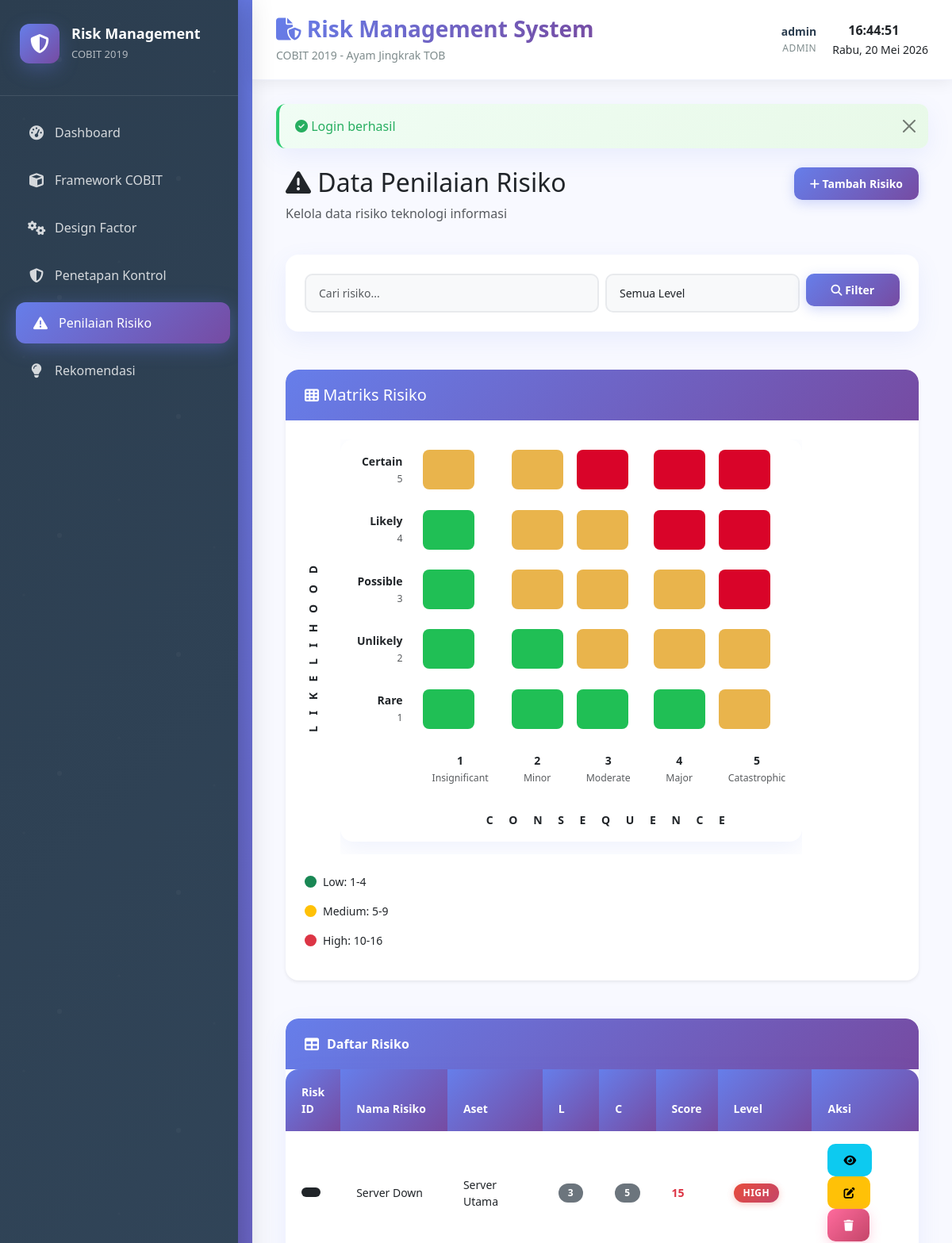
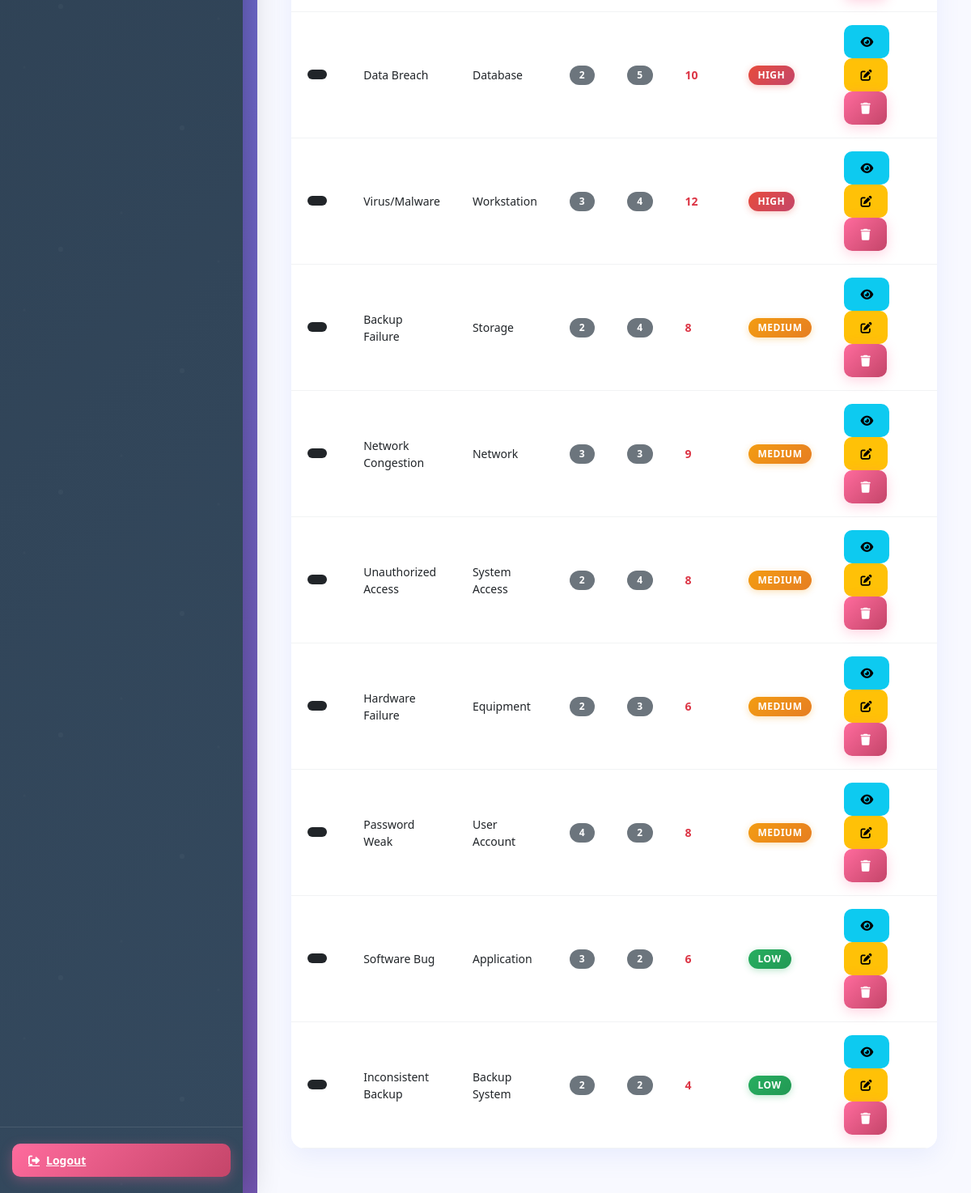
/index.php?page=risiko (signed in), run on the app's committed database (2 pictures, top to bottom).
### tables this page shows
CREATE TABLE IF NOT EXISTS `risiko` (
    `id` INT PRIMARY KEY AUTO_INCREMENT,
    `nama_risiko` VARCHAR(255) NOT NULL,
    `aset` VARCHAR(100) NOT NULL,
    `deskripsi` TEXT NOT NULL,
    `likelihood` INT NOT NULL CHECK(likelihood BETWEEN 1 AND 5),
    `impact` INT NOT NULL CHECK(impact BETWEEN 1 AND 5),
    `risk_score` INT NOT NULL,
    `level_risiko` ENUM('Extreme', 'High', 'Medium', 'Low') NOT NULL,
    `created_at` TIMESTAMP DEFAULT CURRENT_TIMESTAMP,
    `updated_at` TIMESTAMP DEFAULT CURRENT_TIMESTAMP ON UPDATE CURRENT_TIMESTAMP,
    INDEX `idx_level` (`level_risiko`),
    INDEX `idx_aset` (`aset`)
);

### app/controllers/RisikoController.php (called while the page is built, shortened)
<?php
class RisikoController extends Controller {
    private $risikoModel;
    public function __construct() {
        $this->risikoModel = new Risiko();
    }
    public function index() {
        $search = $_GET['search'] ?? '';
        $level = $_GET['level'] ?? '';
        if (!empty($search)) {
            $risikList = $this->risikoModel->search($search);
        } elseif (!empty($level)) {
            $risikList = $this->risikoModel->getByLevel($level);
        } else {
            $risikList = $this->risikoModel->getAll();
        }
        $flash = $this->getFlash();
        $data = [
            'risikoList' => $risikList,
            'search' => $search,
            'level' => $level,
            'flash' => $flash
        ];
        $this->view('risiko/index', $data);
    }
}
?>

### index.php (called while the page is built, shortened)
<?php
require_once 'config/database.php';
require_once 'app/models/Database.php';
require_once 'app/controllers/RisikoController.php';
App::route();

### app/models/Database.php (called while the page is built, shortened)
<?php
class Database {
    private $conn;
    public function __construct() {
        $this->conn = new mysqli(DB_HOST, DB_USER, DB_PASS, DB_NAME, DB_PORT);
        $this->conn->set_charset("utf8mb4");
    }
    public function query($sql) {
        return $this->conn->query($sql);
    }
    public function fetchAll($sql) {
        $result = $this->query($sql);
        $data = [];
        while ($row = $result->fetch_assoc()) {
            $data[] = $row;
        }
        return $data;
    }
}
?>

### app/models/Model.php (called while the page is built, shortened)
<?php
abstract class Model {
    protected $db;
    protected $table;
    public function __construct() {
        $this->db = new Database();
    }
    public function getAll() {
        $sql = "SELECT * FROM " . $this->table . " ORDER BY id ASC";
        return $this->db->fetchAll($sql);
    }
}
?>

### app/views/risiko/index.php (the view, shortened to what this page needs)
<div class="container-fluid">
    <div class="row mb-4">
        <div class="col-md-9">
            <h2><i class="fas fa-exclamation-triangle"></i> Data Penilaian Risiko</h2>
            <p class="text-muted">Kelola data risiko teknologi informasi</p>
        </div>
        <div class="col-md-3 text-end">
            <?php if ($_SESSION['user']['role'] === 'admin'): ?>
                <a href="index.php?page=risiko&action=create" class="btn btn-primary">
                    <i class="fas fa-plus"></i> Tambah Risiko
                </a>
            <?php endif; ?>
        </div>
    </div>
    <div class="row mb-4">
        <div class="col-md-12">
            <div class="card">
                <div class="card-body">
                    <form method="GET" class="row g-2" action="index.php">
                        <div class="col-md-6">
                            <input type="text" class="form-control" name="search" placeholder="Cari risiko..." value="<?php echo htmlspecialchars($search); ?>">
                        </div>
                        <div class="col-md-4">
                            <select class="form-control" name="level">
                                <option value="">Semua Level</option>
                            </select>
                        </div>
                        <div class="col-md-2">
                            <button type="submit" class="btn btn-primary w-100">
                                <i class="fas fa-search"></i> Filter
                            </button>
                        </div>
                    </form>
                </div>
            </div>
        </div>
    </div>
    <div class="row mb-4">
        <div class="col-md-12">
            <div class="card border-0 shadow-sm">
                <div class="card-header bg-white">
                    <h5 class="mb-0">
                        <i class="fas fa-th"></i>
                        Matriks Risiko
                    </h5>
                </div>
                <div class="card-body">
                    <div class="d-flex align-items-center gap-4 flex-wrap">
                        <div class="vertical-text">
                            L I K E L I H O O D
                        </div>
                        <div class="table-responsive">
                            <table class="table border-0 text-center align-middle matrix-table">
                                <tbody>
                                    <?php
                                    $likelihoodLabel = [
                                        5 => 'Certain',
                                        4 => 'Likely',
                                        3 => 'Possible',
                                        2 => 'Unlikely',
                                        1 => 'Rare'
                                    ];
                                    $impactLabel = [
                                        1 => 'Insignificant',
                                        2 => 'Minor',
                                        3 => 'Moderate',
                                        4 => 'Major',
                                        5 => 'Catastrophic'
                                    ];
                                    ?>
                                    <?php for ($l = 5; $l >= 1; $l--): ?>
                                        <tr>
                                            <td class="border-0 pe-3 text-end">
                                                <div class="fw-bold">
                                                    <?php echo $likelihoodLabel[$l]; ?>
                                                </div>
                                                <small class="text-muted">
                                                    <?php echo $l; ?>
                                                </small>
                                            </td>
                                            <?php for ($i = 1; $i <= 5; $i++): ?>
                                                <?php
                                                $score = $l * $i;
                                                if ($score >= 15) {
                                                    $bg = '#d90429';
                                                    $text = 'white';
                                                } elseif ($score >= 5) {
                                                    $bg = '#e9b44c';
                                                    $text = 'black';
                                                } else {
                                                    $bg = '#20bf55';
                                                    $text = 'white';
                                                }
                                                ?>
                                                <td class="border-0 p-2">
                                                    <div class="matrix-box"
                                                        style="
                                                        background: <?php echo $bg; ?>;
                                                        color: <?php echo $text; ?>;
                                                    ">
                                                    </div>
                                                </td>
                                            <?php endfor; ?>
                                        </tr>
                                    <?php endfor; ?>
                                    <tr>
                                        <td class="border-0"></td>
                                        <?php for ($i = 1; $i <= 5; $i++): ?>
                                            <td class="border-0 text-center">
                                                <div class="fw-bold">
                                                    <?php echo $i; ?>
                                                </div>
                                                <small class="text-muted">
                                                    <?php echo $impactLabel[$i]; ?>
                                                </small>
                                            </td>
                                        <?php endfor; ?>
                                    </tr>
                                    <tr>
                                        <td class="border-0"></td>
                                        <td colspan="5" class="border-0 text-center pt-3">
                                            <div class="impact-text">
                                                C O N S E Q U E N C E
                                            </div>
                                        </td>
                                    </tr>
                                </tbody>
                            </table>
                        </div>
                        <div>
                            <div class="mb-3 d-flex align-items-center gap-2">
                                <div class="legend-dot bg-success"></div>
                                <small>Low: 1-4</small>
                            </div>
                            <div class="mb-3 d-flex align-items-center gap-2">
                                <div class="legend-dot bg-warning"></div>
                                <small>Medium: 5-9</small>
                            </div>
                            <div class="mb-3 d-flex align-items-center gap-2">
                                <div class="legend-dot bg-danger"></div>
                                <small>High: 10-16</small>
                            </div>
                        </div>
                    </div>
                </div>
            </div>
        </div>
    </div>
    <div class="row">
        <div class="col-md-12">
            <div class="card">
                <div class="card-header">
                    <i class="fas fa-table"></i> Daftar Risiko
                </div>
                <div class="card-body p-0">
                    <?php if (!empty($risikoList)): ?>
                        <table class="table table-hover mb-0" style="font-size: 14px;">
                            <thead>
                                <tr>
                                    <th width="5%">Risk ID</th>
                                    <th width="10%">Nama Risiko</th>
                                    <th width="12%">Aset</th>
                                    <th width="5%">L</th>
                                    <th width="5%">C</th>
                                    <th width="5%">Score</th>
                                    <th width="5%">Level</th>
                                    <th width="18%">Aksi</th>
                                </tr>
                            </thead>
                            <tbody>
                                <?php foreach ($risikoList as $risiko): ?>
                                    <tr>
                                        <td>
                                            <span class="badge bg-dark">
                                            </span>
                                        </td>
                                        <td><?php echo $risiko['nama_risiko']; ?></td>
                                        <td><?php echo $risiko['aset']; ?></td>
                                        <td>
                                            <span class="badge bg-secondary"><?php echo $risiko['likelihood']; ?></span>
                                        </td>
                                        <td>
                                            <span class="badge bg-secondary"><?php echo $risiko['impact']; ?></span>
                                        </td>
                                        <td>
                                            <strong class="text-danger"><?php echo $risiko['risk_score']; ?></strong>
                                        </td>
                                        <td>
                                            <?php
                                            $badgeClass = 'badge-' . strtolower($risiko['level_risiko']);
                                            ?>
                                            <span class="badge <?php echo $badgeClass; ?>">
                                                <?php echo $risiko['level_risiko']; ?>
                                            </span>
                                        </td>
                                        <td>
                                            <button class="btn btn-sm btn-info" data-bs-toggle="modal" data-bs-target="#risikoModal<?php echo $risiko['id']; ?>">
                                                <i class="fas fa-eye"></i>
                                            </button>
                                            <?php if ($_SESSION['user']['role'] === 'admin'): ?>
                                                <a href="index.php?page=risiko&action=edit&id=<?php echo $risiko['id']; ?>" class="btn btn-sm btn-warning">
                                                    <i class="fas fa-edit"></i>
                                                </a>
                                                <a href="index.php?page=risiko&action=delete&id=<?php echo $risiko['id']; ?>" class="btn btn-sm btn-danger" onclick="return confirm('Yakin ingin menghapus?')">
                                                    <i class="fas fa-trash"></i>
                                                </a>
                                            <?php endif; ?>
                                        </td>
                                    </tr>
                                <?php endforeach; ?>
                            </tbody>
                        </table>
                    <?php endif; ?>
                </div>
            </div>
        </div>
    </div>
</div>

### data on the page
risiko: nama_risiko "Server Down", aset "Server Utama", likelihood "3", impact "5", risk_score "15", level_risiko "HIGH"
risiko: nama_risiko "Data Breach", aset "Database", likelihood "2", impact "5", risk_score "10", level_risiko "HIGH"
risiko: nama_risiko "Virus/Malware", aset "Workstation", likelihood "3", impact "4", risk_score "12", level_risiko "HIGH"
risiko: nama_risiko "Backup Failure", aset "Storage", likelihood "2", impact "4", risk_score "8", level_risiko "MEDIUM"
risiko: nama_risiko "Network Congestion", aset "Network", likelihood "3", impact "3", risk_score "9", level_risiko "MEDIUM"
risiko: nama_risiko "Unauthorized Access", aset "System Access", likelihood "2", impact "4", risk_score "8", level_risiko "MEDIUM"
risiko: nama_risiko "Hardware Failure", aset "Equipment", likelihood "2", impact "3", risk_score "6", level_risiko "MEDIUM"
risiko: nama_risiko "Password Weak", aset "User Account", likelihood "4", impact "2", risk_score "8", level_risiko "MEDIUM"
risiko: nama_risiko "Software Bug", aset "Application", likelihood "3", impact "2", risk_score "6", level_risiko "LOW"
risiko: nama_risiko "Inconsistent Backup", aset "Backup System", likelihood "2", impact "2", risk_score "4", level_risiko "LOW"

### other printed values
$_SESSION['user']['username'] "admin"
$_SESSION['user']['role'] "ADMIN"
$flash['message'] "Login berhasil"
$likelihoodLabel[$l] "Certain"
$likelihoodLabel[$l] "Likely"
$likelihoodLabel[$l] "Possible"
$likelihoodLabel[$l] "Unlikely"
$likelihoodLabel[$l] "Rare"
$impactLabel[$i] "Insignificant"
$impactLabel[$i] "Minor"
$impactLabel[$i] "Moderate"
$impactLabel[$i] "Major"
$impactLabel[$i] "Catastrophic"
